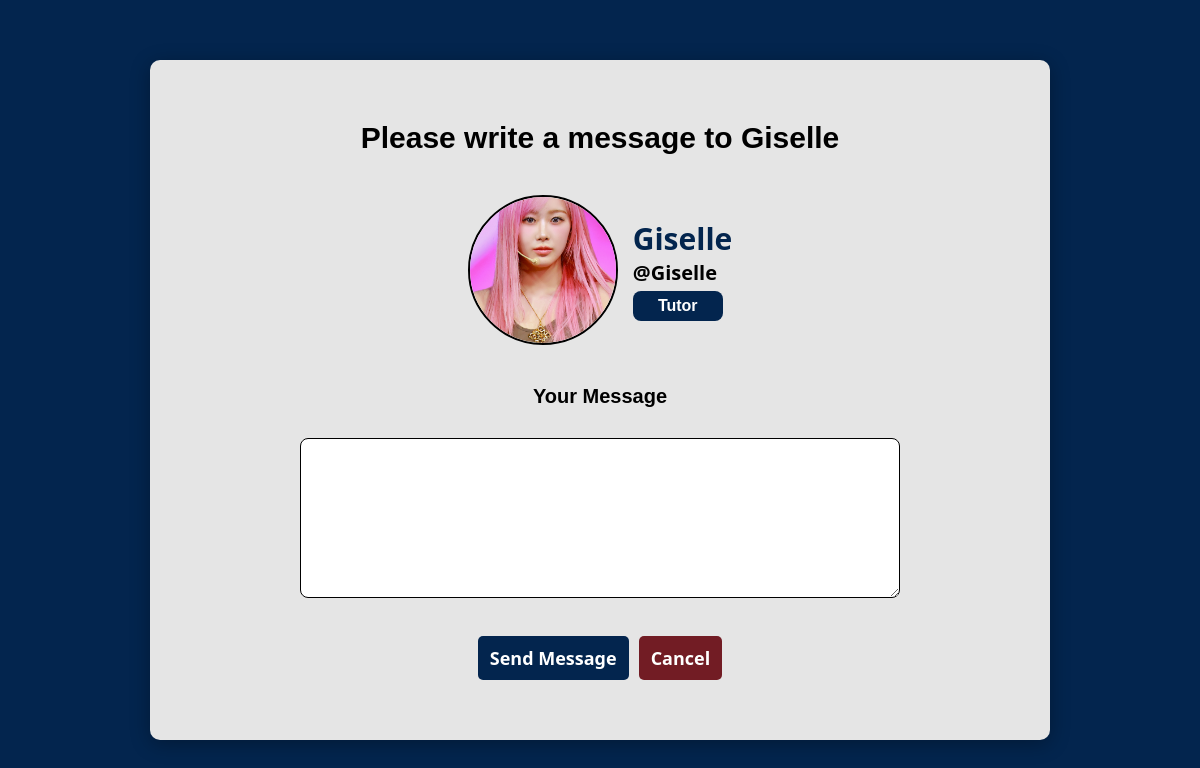
/messagewriter.php?id=Giselle (signed in), run on the app's committed database.
### tables this page shows
CREATE TABLE TUTOR(
    ID_TUTOR VARCHAR(255) NOT NULL,
    NAME VARCHAR(255) NOT NULL,
    DATE_OF_BIRTH DATE NOT NULL,
    PROFILE_IMAGE VARCHAR(255) NOT NULL,
    DESCRIPTION TEXT,
    PRIMARY KEY (ID_TUTOR),
    FOREIGN KEY (ID_TUTOR) REFERENCES USERS(USERNAME) ON DELETE CASCADE
);

### src/database/userclass.php (called while the page is built, shortened)
<?php
class User
{
    public function __construct(int $id, string $username, string $email, string $type)
    {
        $this->type = $type;
    }
    public static function get_user_by_username(string $username): ?User
    {
        $db = Database::getInstance();
        $stmt = $db->prepare('SELECT * FROM USERS WHERE USERNAME = ?');
        $stmt->execute([$username]);
        if ($row = $stmt->fetch()) {
            return new User(
                (int)$row['ID_USER'],
                $row['USERNAME'],
                $row['EMAIL'],
                $row['TYPE']
            );
        }
        return null;
    }
}

### src/database/tutorclass.php (called while the page is built, shortened)
<?php
require_once __DIR__ . '/userclass.php';
class Tutor
{
    public function __construct(
        string $username,
        string $name,
        string $date_of_birth,
        string $profile_image,
        ?string $description
    ) {
        $this->username = $username;
        $this->name = $name;
        $this->profile_image = $profile_image;
    }
    public static function getByUsername(string $username): ?Tutor
    {
        $db = Database::getInstance();
        $stmt = $db->prepare('SELECT * FROM TUTOR WHERE ID_TUTOR = ?');
        $stmt->execute([$username]);
        if ($row = $stmt->fetch()) {
            return new Tutor(
                $username,
                $row['NAME'],
                $row['DATE_OF_BIRTH'],
                $row['PROFILE_IMAGE'],
                $row['DESCRIPTION'] ?? null
            );
        }
        return null;
    }
}

### src/messagewriter.php (the view, shortened to what this page needs)
<?php
require_once __DIR__ . '/database/requestclass.php';
require_once __DIR__ . '/database/userclass.php';
require_once __DIR__ . '/database/tutorclass.php';
$session = Session::getInstance();
$recieverusername = $_GET['id'] ?? $session->getUser()->username;
$reciever = User::get_user_by_username($recieverusername);
$type = $reciever->type;
if ($reciever->type == 'TUTOR') {
    $profile = Tutor::getByUsername($recieverusername);
} else if ($reciever->type == 'STUDENT') {
    $profile = Student::getByUsername($recieverusername);
} else if ($reciever->type == 'ADMIN') {
    $profile = Admin::getByUsername($recieverusername);
}
?>
<!DOCTYPE html>
<html lang="en">
<head>
    <link rel="stylesheet" href="styles/messagewriter.css">
</head>
<?php if ($type == 'STUDENT'): ?>
    <body style="background-color: #32533D">
<?php elseif ($type == 'TUTOR'): ?>
    <body style="background-color: #03254E">
<?php elseif ($type == 'ADMIN'): ?>
    <body style="background-color: #FFD670">
<?php endif; ?>
    <div class="container">
    <h1>Please write a message to <?= htmlspecialchars($profile->name) ?></h1>
    <div class="profile-header-inner1">
        <img src="/uploads/profiles/<?= htmlspecialchars($profile->profile_image) ?>"
            alt="Profile Picture"
            class="profile-picture"
            onerror="this.src='/uploads/profiles/default.png'">
        <div class="name-only">
            <div class="name-username">
                <?php if ($type == 'TUTOR') { ?>
                    <h1 style="color: #03254E"><?= htmlspecialchars($profile->name) ?></h1>
                    <p class="username"> @<?= htmlspecialchars($profile->username) ?></p>
                    <span class="badge" style="background-color: #03254E">Tutor</span>
                <?php } elseif ($type == 'STUDENT') { ?>
                    <h1 style="color: #32533D"><?= htmlspecialchars($profile->name) ?></h1>
                    <p class="username"> @<?= htmlspecialchars($profile->username) ?></p>
                    <span class="badge" style="background-color: #32533D">Student</span>
                <?php } else { ?>
                    <h1 style="color: #FFD670"><?= htmlspecialchars($profile->name) ?></h1>
                    <p class="username"> @<?= htmlspecialchars($profile->username) ?></p>
                    <span class="badge" style="background-color: #FFD670">Admin</span>
                <?php } ?>
            </div>
        </div>
    </div>
    <form method="post" action="/messagewriter.php?id=<?= urlencode($recieverusername) ?>">
        <label for="message" id="message-title">Your Message</label>
        <textarea id="message" name="message" rows="4" cols="50"></textarea>
        <br>
        <div class="buttons">
            <?php if ($type=='TUTOR') { ?>
                <button type="submit" class="request-send" style="background-color: #03254E">Send Message</button>
            <?php } elseif ($type=='STUDENT') { ?>
                <button type="submit" class="request-send" style="background-color: #32533D">Send Message</button>
            <?php } elseif ($type=='ADMIN'){ ?>
                <button type="submit" class="request-send" style="background-color: #FFD670">Send Message</button>
            <?php } ?>
        <button type="button" class="cancel" onclick="window.location.href='/profile.php?id=<?= urlencode($recieverusername) ?>'">Cancel</button>
        </div>
    </form>
    </div>
</body>
</html>

### src/styles/messagewriter.css (style rules this page uses)
* { margin: 0; padding: 0; box-sizing: border-box; }
html { scroll-behavior: smooth; }
body { background-color: #03254E; font-family: Arial, sans-serif; position: relative; min-height: 100vh; display: flex; flex-direction: column; align-items: center; justify-content: center; }
.container { margin: auto; width: 100%; max-width: 900px; height: calc(100vh - 120px); background-color: #e5e5e5; box-shadow: 0 4px 20px rgba(0, 0, 0, 0.3); border-radius: 10px; display: flex; flex-direction: column; align-items: center; justify-content: center; gap: 40px; }
h1 { font-family: Arial, sans-serif; font-size: 30px; font-weight: bold; color: #000; }
.profile-picture { width: 150px; height: 150px; object-fit: cover; border-radius: 50%; border: 2px solid #000000; background-color: white; }
.profile-header-inner1 { display: flex; align-items: center; flex-direction: row; justify-content: center; gap: 15px; }
.name-only { display: flex; flex-direction: column; align-items: center; gap: 5px; }
.name-only .username { font-family: 'Segoe UI', Tahoma, Geneva, Verdana, sans-serif; font-weight: bold; font-size: 20px; }
.name-only h1 { font-family: 'Segoe UI', Tahoma, Geneva, Verdana, sans-serif; font-size: 30px; margin: 0; }
.badge { width: 90px; height: 30px; border-radius: 8px; color: white; display: flex; align-items: center; justify-content: center; font-size: 16px; font-weight: bold; margin-top: 5px; }
.request-send, .cancel { color: white; font-family: 'Segoe UI', Tahoma, Geneva, Verdana, sans-serif; font-weight: bold; border: none; padding: 10px 12px; border-radius: 5px; cursor: pointer; font-size: 18px; text-decoration: none; }
.cancel { background-color: #721c24; }
.buttons { display: flex; flex-direction: row; gap: 10px; }
#message-title { font-family: Arial, sans-serif; font-weight: bold; font-size: 20px; color: #000; margin-bottom: 10px; }
#message { display: flex; align-items: flex-start; background-color: white; width: 100%; max-width: 720px; padding: 15px; border: 1px solid #000; border-radius: 8px; margin: 20px 0; min-height: 160px; font-family: Arial, sans-serif; font-weight: 500; font-size: 14px; color: #000; }
form { display: flex; flex-direction: column; align-items: center; width: 100%; max-width: 600px; }

### data on the page
tutor: NAME "Giselle", PROFILE_IMAGE (picture)
